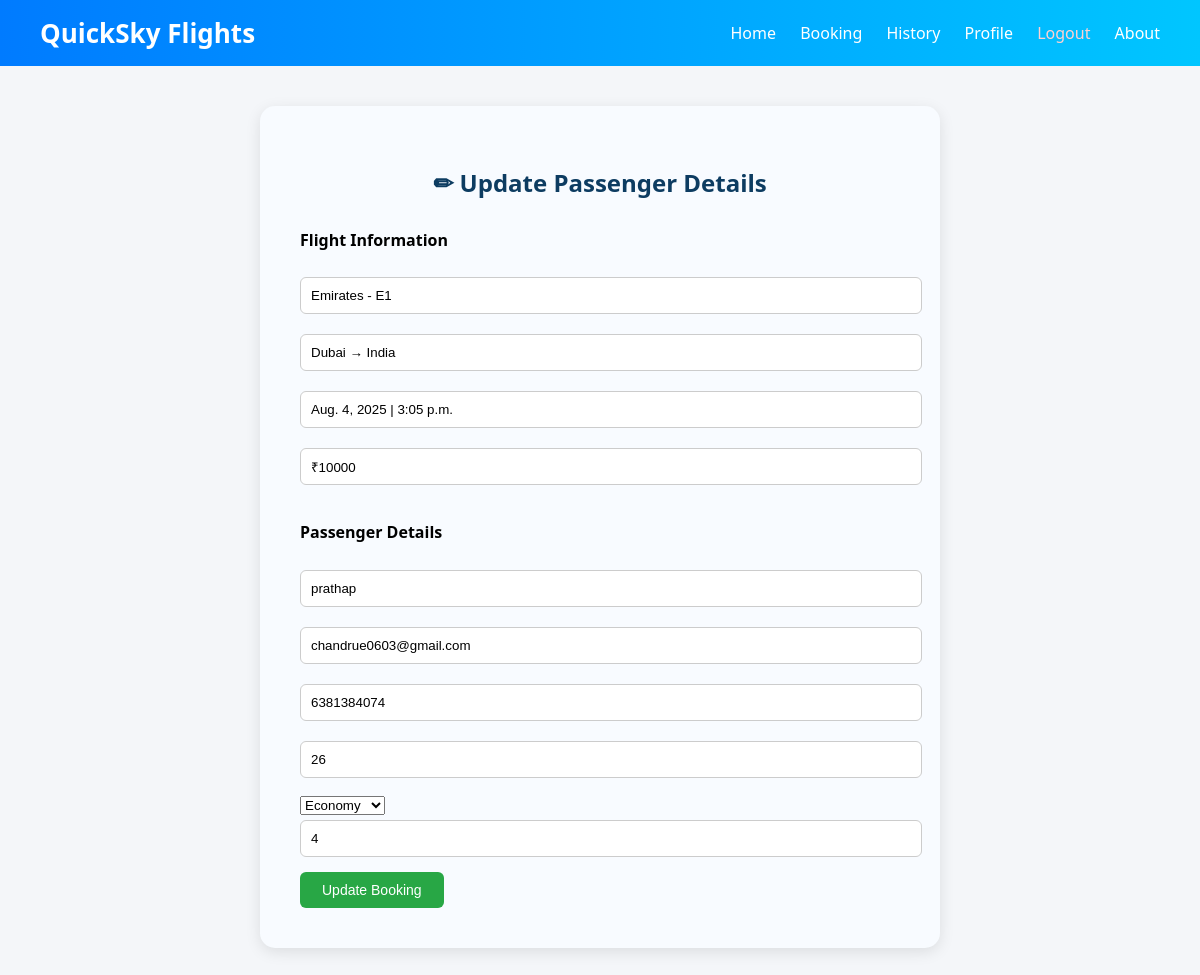
Screenshot of /update/2/ (signed in) with the database file from the repository.
### base/models.py (models this page shows, shortened)
class Booking(models.Model):
    user=models.ForeignKey(User, on_delete=models.CASCADE)
    flight=models.ForeignKey(Flight, on_delete=models.CASCADE)
    passenger_name=models.CharField(max_length=100)
    email=models.EmailField()
    phone=models.CharField(max_length=15)
    aadhar_number=models.CharField(max_length=12)
    age=models.IntegerField()
    seat_class=models.CharField(max_length=20)
    seat_number=models.CharField(max_length=10)

class Flight(models.Model):
    airline=models.CharField(max_length=100)
    flight_no=models.CharField(max_length=10)
    origin=models.CharField(max_length=100)
    destination=models.CharField(max_length=100)
    departure_time=models.TimeField()
    departure_date=models.DateField()
    price=models.IntegerField()

### base/views.py (the view, shortened to what this page needs)
# urls.py: path("update/<int:id>/", update_booking, name="update_booking"),
@login_required(login_url='/admin/login/')
def update_booking(request, id):
    booking = get_object_or_404(Booking, id=id, user=request.user)
    return render(request, "update_booking.html", {"booking": booking})

### base/templates/update_booking.html (shortened to what this page needs)
{% extends "main.html" %}
{% block content %}
<div class="booking-form">
    <h2>✏ Update Passenger Details</h2>
    <h4>Flight Information</h4>
    <input type="text" value="{{ booking.flight.airline }} - {{ booking.flight.flight_no }}" readonly>
    <input type="text" value="{{ booking.flight.origin }} → {{ booking.flight.destination }}" readonly>
    <input type="text" value="{{ booking.flight.departure_date }} | {{ booking.flight.departure_time }}" readonly>
    <input type="text" value="₹{{ booking.flight.price }}" readonly>
    <h4>Passenger Details</h4>
    <form method="POST">
        <input type="text" name="name" value="{{ booking.passenger_name }}" required>
        <input type="email" name="email" value="{{ booking.email }}" required>
        <input type="text" name="phone" value="{{ booking.phone }}" required>
        <input type="number" name="age" value="{{ booking.age }}" required>
        <select name="seat_class">
            <option {% if booking.seat_class == "Economy" %}selected{% endif %}>Economy</option>
        </select>
        <input type="text" name="seat_number" value="{{ booking.seat_number }}" required>
        <button class="book-now-btn">Update Booking</button>
    </form>
</div>
{% endblock %}

### static/style.css (style rules this page uses)
body { margin: 0; font-family: 'Segoe UI', sans-serif; background: #f4f6f9; }
h2 { font-size: 24px; color: #0d3c61; margin-bottom: 30px; }
.book-now-btn { background: #28a745; color: white; border: none; padding: 10px 22px; border-radius: 6px; font-size: 14px; cursor: pointer; }
.booking-form { width: 50%; margin: 40px auto; background: #f8fbff; padding: 40px; border-radius: 15px; box-shadow: 0 4px 15px rgba(0,0,0,0.1); }
.booking-form h2 { text-align: center; margin-bottom: 30px; }
.booking-form input { width: 100%; padding: 10px; margin-top: 5px; margin-bottom: 15px; border-radius: 6px; border: 1px solid #ccc; }

### rows the page displays
Booking: flight.airline "Emirates - E1", flight.origin "Dubai → India", flight.departure_date "Aug. 4, 2025 | 3:05 p.m.", flight.price "₹10000", name "prathap", email "chandrue0603@gmail.com", phone "6381384074", age "26", seat_class "Economy", seat_number "4"
